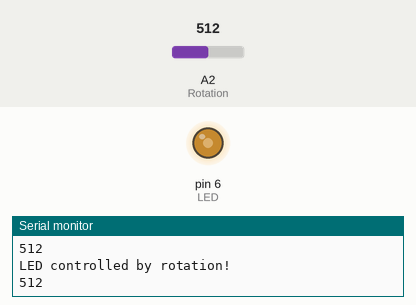
Recording of a sketch running on a simulated Arduino Uno, built with avr-gcc and run on an emulated ATmega328P. On the bench: output pins drawn as LEDs (lit = HIGH), the last lines printed to the serial monitor. The test bench sets the inputs (shaded band); at power-on: A2 (Rotation) = 512.

Above: at 1.3 s.
1.4 s: A2 (Rotation) set to 716
At 2.2 s:
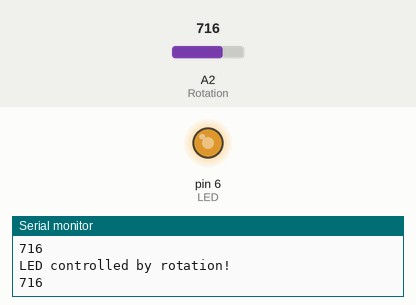
3.0 s: A2 (Rotation) set to 900
At 3.4 s:
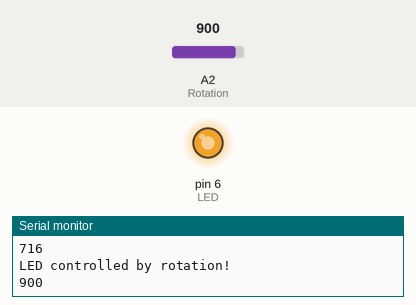
4.5 s: A2 (Rotation) set to 122
At 5.7 s:
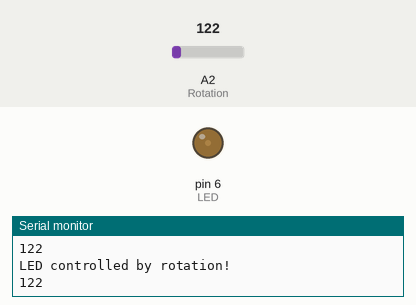
6.0 s: A2 (Rotation) set to 511
At 7.0 s:
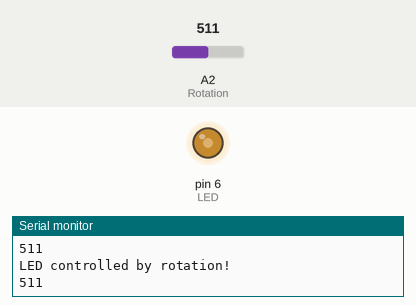
Timing chart, 0 to 8.5 s (numbered marks = the images above; inputs shaded):
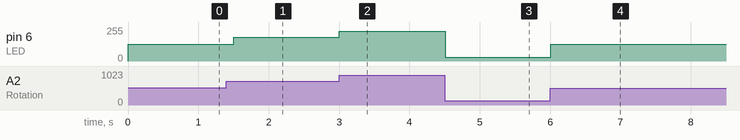

The sketch:

LED_Control.ino
```cpp
#define LED 6        //A0
#define Light 15      //A1
#define Rotation 16   //A2

void setup() {
  // put your setup code here, to run once:
  Serial.begin(9600);
  pinMode(LED,OUTPUT);
  pinMode(Light,INPUT);
  pinMode(Rotation,INPUT);
}

void loop() {
  // put your main code here, to run repeatedly:
  int rota=analogRead(Rotation);
  //电位器读数为0时由环境控制亮度
  if(rota!=0){
    Serial.println("LED controlled by rotation!");
    Serial.println(rota);
    analogWrite(LED,map(rota,0,1023,0,255));
    delay(500);
    }
  else{
    Serial.println("LED effected by environment!");
    int light=analogRead(Light);
    //666,921是根据自己台灯亮度取的接近数值
    analogWrite(LED,map(light,200,1200,0,255));
    delay(500);
    }
}
```

Measured:
- after the input at 1.4 s, pin 6 (LED): 127/255 → 178/255 after 0.10 s
- after the input at 3.0 s, pin 6 (LED): 178/255 → 224/255 at once
- after the input at 4.5 s, pin 6 (LED): 224/255 → 30/255 at once
- after the input at 6.0 s, pin 6 (LED): 30/255 → 127/255 at once
